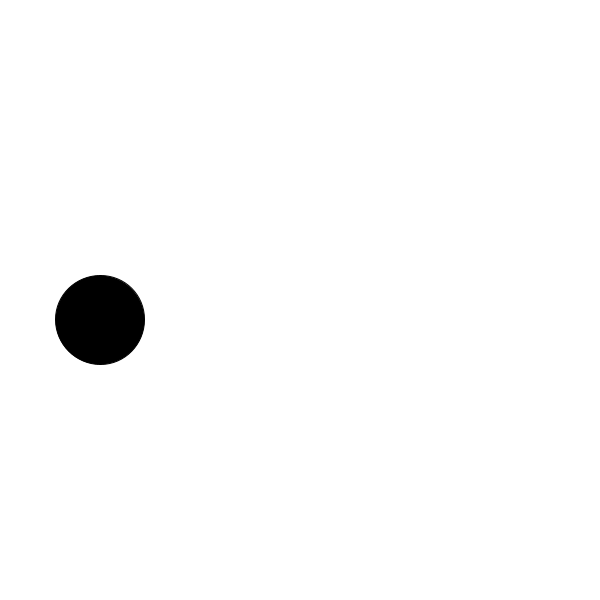
Frame 1 (no input)
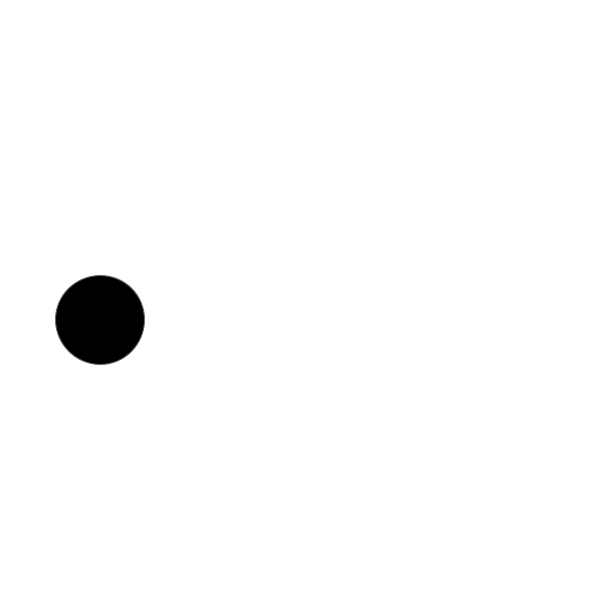
Frame 60 (the mouse pressed at the canvas centre just before this capture)
Frame 120 (the mouse held since frame 60 and released just before this capture): identical to frame 60, image omitted

The Processing sketch that drew these frames (run headless with seeded random() and noise(); from frame 60 on, the mouse is pressed at the canvas centre):

// Processing sketch: sketch
// ── sketch.pde
float G = 6.67;
int c = 30;

BlackHole m87; 
void setup()
{
  size(600,600);
  m87 = new BlackHole(100, 320, 3000);
  //background(255);
}

void draw()
{
  background(255);
  m87.Draw();
}

// ── blackhole.pde
class BlackHole
{
  PVector pos;
  float mass;
  float rs;
  public BlackHole(float x, float y, float mass)
  {
    this.pos = new PVector(x,y);
    this.mass = mass;
    this.rs = (2 * G * this.mass) / (c*c);
  }
  
  void Draw()
  {
    // event horizon
    fill(0);
    circle(pos.x,pos.y, this.rs*2);
    
    // discc
    noFill();
    stroke(100);
  }
}
